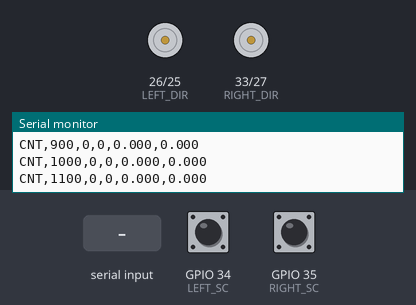
A sketch run on a simulated ESP32. On the bench: direction and speed pins drawn as motors (green arrow = direction pin HIGH = forward, orange = LOW = backward, longer = more drive), the last lines printed to the serial monitor. Inputs (shaded band) come from the test bench; at power-on: GPIO 34 (LEFT_SC) LOW, GPIO 35 (RIGHT_SC) LOW.

Above: at 1.2 s.
1.3 s: "f20\n" received over Serial
At 2.5 s:
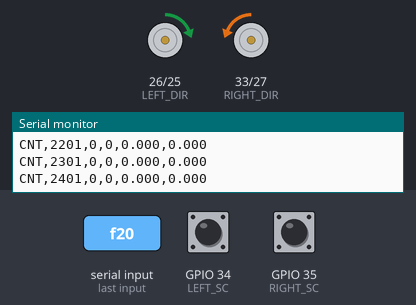
2.8 s: "r20\n" received over Serial
At 3.8 s:
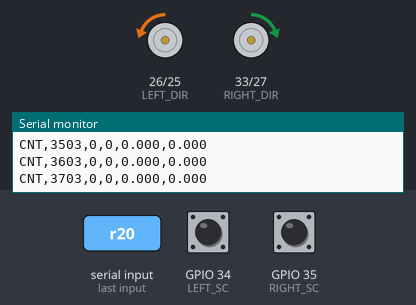
4.3 s: "s\n" received over Serial
At 5.0 s:
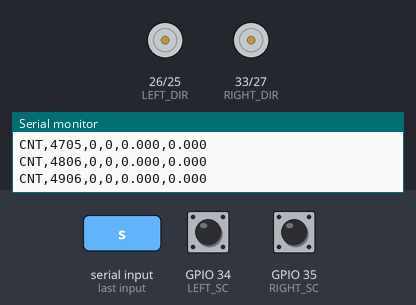
5.8 s: "ri90\n" received over Serial
At 6.1 s:
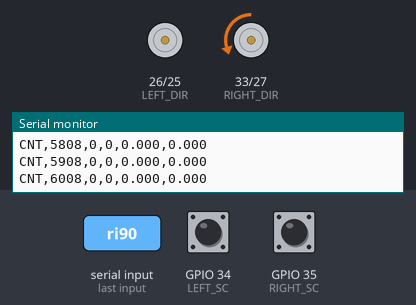
7.3 s: "S\n" received over Serial
At 8.5 s:
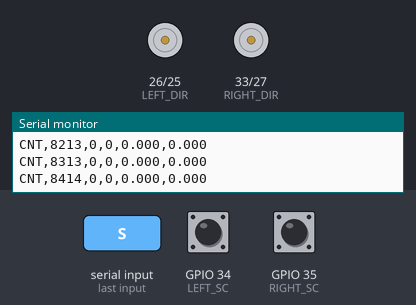
Timing chart, 0 to 9.8 s (numbered marks = the images above; inputs shaded):
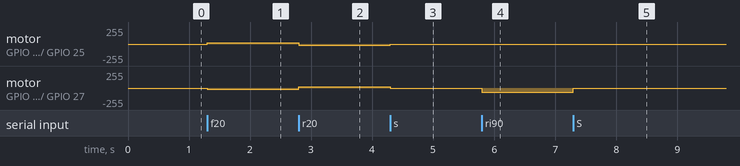

Measured:
- after the input at 1.3 s, motor on GPIO 26 (LEFT_DIR) / GPIO 25 (LEFT_PWM): stopped → forward 20/255 at once; motor on GPIO 33 (RIGHT_DIR) / GPIO 27 (RIGHT_PWM): stopped → backward 20/255 at once
- after the input at 2.8 s, motor on GPIO 26 (LEFT_DIR) / GPIO 25 (LEFT_PWM): forward 20/255 → backward 20/255 at once; motor on GPIO 33 (RIGHT_DIR) / GPIO 27 (RIGHT_PWM): backward 20/255 → forward 20/255 at once
- after the input at 4.3 s, motor on GPIO 26 (LEFT_DIR) / GPIO 25 (LEFT_PWM): backward 20/255 → stopped at once; motor on GPIO 33 (RIGHT_DIR) / GPIO 27 (RIGHT_PWM): forward 20/255 → stopped at once
- after the input at 5.8 s, motor on GPIO 33 (RIGHT_DIR) / GPIO 27 (RIGHT_PWM): stopped → backward 60/255 at once
- after the input at 7.3 s, motor on GPIO 33 (RIGHT_DIR) / GPIO 27 (RIGHT_PWM): backward 60/255 → stopped at once

The sketch:

encoder_test.ino
```cpp
/**
 * encoder_test.ino
 * ================
 * Diagnostic sketch: run motors at a fixed PWM and stream raw encoder
 * counts so you can verify the encoder wiring, debounce, and pulse rates
 * before relying on the speed controller.
 *
 * Serial commands  (115200 baud, send with newline):
 *   f<pwm>    – both motors forward,  e.g. "f20"
 *   r<pwm>    – both motors reverse,  e.g. "r20"
 *   l<pwm>    – left  motor only forward
 *   ri<pwm>   – right motor only forward   (note: "ri" not "r")
 *   s         – stop all motors
 *   z         – zero (reset) pulse counters
 *   d<us>     – set debounce in microseconds, e.g. "d500"
 *   PING      – prints READY
 *
 * Output line (every 100 ms):
 *   CNT,<ms>,<leftPulses>,<rightPulses>,<leftRaw_ms>,<rightRaw_ms>
 *
 * Where leftRaw_ms / rightRaw_ms are the speeds computed over the last
 * 100 ms window (same method as the main controller but faster refresh
 * so you can watch individual pulse arrivals).
 */

#include <Arduino.h>

// ─── Pins (must match diff_drive.ino) ────────────────────────────────────────
#define LEFT_PWM      25
#define LEFT_DIR      26
#define LEFT_SC       34

#define RIGHT_PWM     27
#define RIGHT_DIR     33
#define RIGHT_SC      35

#define LEFT_PWM_CH    2
#define RIGHT_PWM_CH   1
#define PWM_FREQ       1000
#define PWM_RES        8
#define MAX_PWM        60

#define LEFT_FORWARD   HIGH
#define RIGHT_FORWARD  LOW

// ─── Kinematics ───────────────────────────────────────────────────────────────
#define WHEEL_DIAMETER_M  0.165f
#define PULSES_PER_REV    90
#define METERS_PER_PULSE  (PI * WHEEL_DIAMETER_M / PULSES_PER_REV)

// ─── Debounce (adjustable via 'd' command) ────────────────────────────────────
volatile unsigned long debounceUS = 1000UL;

// ─── Encoder state ────────────────────────────────────────────────────────────
volatile long          leftPulses  = 0;
volatile long          rightPulses = 0;
volatile unsigned long lastLeftUS  = 0;
volatile unsigned long lastRightUS = 0;
volatile bool          leftFwd     = true;
volatile bool          rightFwd    = true;

void IRAM_ATTR leftISR() {
  unsigned long now = micros();
  if (now - lastLeftUS >= debounceUS) {
    lastLeftUS = now;
    leftPulses += leftFwd ? 1 : -1;
  }
}

void IRAM_ATTR rightISR() {
  unsigned long now = micros();
  if (now - lastRightUS >= debounceUS) {
    lastRightUS = now;
    rightPulses += rightFwd ? 1 : -1;
  }
}

// ─── Motor helpers ────────────────────────────────────────────────────────────
void setLeftDir(bool fwd) {
  leftFwd = fwd;
  digitalWrite(LEFT_DIR, fwd ? LEFT_FORWARD : !LEFT_FORWARD);
}
void setRightDir(bool fwd) {
  rightFwd = fwd;
  digitalWrite(RIGHT_DIR, fwd ? RIGHT_FORWARD : !RIGHT_FORWARD);
}
void setLeftPWM(int pwm) {
  ledcWrite(LEFT_PWM_CH,  constrain(abs(pwm), 0, MAX_PWM));
}
void setRightPWM(int pwm) {
  ledcWrite(RIGHT_PWM_CH, constrain(abs(pwm), 0, MAX_PWM));
}
void stopAll() {
  setLeftPWM(0);
  setRightPWM(0);
}

// ─── Setup ────────────────────────────────────────────────────────────────────
void setup() {
  Serial.begin(115200);

  pinMode(LEFT_DIR,  OUTPUT);
  pinMode(RIGHT_DIR, OUTPUT);
  // Note: pins 34 & 35 are INPUT-ONLY on ESP32 – INPUT_PULLUP is ignored.
  // Add external 10 kΩ pull-ups to 3.3 V if you see noise.
  pinMode(LEFT_SC,  INPUT);
  pinMode(RIGHT_SC, INPUT);

  attachInterrupt(digitalPinToInterrupt(LEFT_SC),  leftISR,  RISING);
  attachInterrupt(digitalPinToInterrupt(RIGHT_SC), rightISR, RISING);

  ledcSetup(LEFT_PWM_CH,  PWM_FREQ, PWM_RES);
  ledcSetup(RIGHT_PWM_CH, PWM_FREQ, PWM_RES);
  ledcAttachPin(LEFT_PWM,  LEFT_PWM_CH);
  ledcAttachPin(RIGHT_PWM, RIGHT_PWM_CH);

  setLeftDir(true);
  setRightDir(true);
  stopAll();

  Serial.println("READY");
  Serial.println("# Commands: f<pwm>  r<pwm>  l<pwm>  ri<pwm>  s  z  d<us>  PING");
  Serial.println("# Output:   CNT,ms,leftPulses,rightPulses,leftSpeed_ms,rightSpeed_ms");
}

// ─── Main loop ────────────────────────────────────────────────────────────────
long lastLeftSnap  = 0;
long lastRightSnap = 0;
unsigned long lastPrintMS = 0;

void loop() {
  // ── Stream encoder data every 100 ms ────────────────────────────────────
  unsigned long now = millis();
  if (now - lastPrintMS >= 100) {
    float dt = (now - lastPrintMS) / 1000.0f;
    lastPrintMS = now;

    noInterrupts();
    long lp = leftPulses;
    long rp = rightPulses;
    interrupts();

    float leftSpeed  = (lp - lastLeftSnap)  * METERS_PER_PULSE / dt;
    float rightSpeed = (rp - lastRightSnap) * METERS_PER_PULSE / dt;
    lastLeftSnap  = lp;
    lastRightSnap = rp;

    Serial.print("CNT,");
    Serial.print(now);        Serial.print(',');
    Serial.print(lp);         Serial.print(',');
    Serial.print(rp);         Serial.print(',');
    Serial.print(leftSpeed,  3); Serial.print(',');
    Serial.println(rightSpeed, 3);
  }

  // ── Serial command handler ────────────────────────────────────────────────
  if (Serial.available()) {
    String cmd = Serial.readStringUntil('\n');
    cmd.trim();
    if (cmd.length() == 0) return;

    if (cmd == "PING") {
      Serial.println("READY");

    } else if (cmd == "s" || cmd == "S") {
      stopAll();
      Serial.println("# Stopped");

    } else if (cmd == "z" || cmd == "Z") {
      noInterrupts();
      leftPulses = rightPulses = 0;
      interrupts();
      lastLeftSnap = lastRightSnap = 0;
      Serial.println("# Counters zeroed");

    } else if (cmd.startsWith("d") || cmd.startsWith("D")) {
      unsigned long us = cmd.substring(1).toInt();
      if (us > 0) {
        debounceUS = us;
        Serial.print("# Debounce set to ");
        Serial.print(debounceUS);
        Serial.println(" us");
      }

    } else if (cmd.startsWith("f") || cmd.startsWith("F")) {
      int pwm = constrain(cmd.substring(1).toInt(), 0, MAX_PWM);
      setLeftDir(true);
      setRightDir(true);
      setLeftPWM(pwm);
      setRightPWM(pwm);
      Serial.print("# Both forward PWM=");
      Serial.println(pwm);

    } else if (cmd.startsWith("ri") || cmd.startsWith("RI")) {
      // "ri" = right motor forward only
      int pwm = constrain(cmd.substring(2).toInt(), 0, MAX_PWM);
      setLeftPWM(0);
      setRightDir(true);
      setRightPWM(pwm);
      Serial.print("# Right forward PWM=");
      Serial.println(pwm);

    } else if (cmd.startsWith("r") || cmd.startsWith("R")) {
      // "r" alone = both reverse
      int pwm = constrain(cmd.substring(1).toInt(), 0, MAX_PWM);
      setLeftDir(false);
      setRightDir(false);
      setLeftPWM(pwm);
      setRightPWM(pwm);
      Serial.print("# Both reverse PWM=");
      Serial.println(pwm);

    } else if (cmd.startsWith("l") || cmd.startsWith("L")) {
      int pwm = constrain(cmd.substring(1).toInt(), 0, MAX_PWM);
      setRightPWM(0);
      setLeftDir(true);
      setLeftPWM(pwm);
      Serial.print("# Left forward PWM=");
      Serial.println(pwm);

    } else {
      Serial.print("# Unknown: ");
      Serial.println(cmd);
    }
  }
}
```
